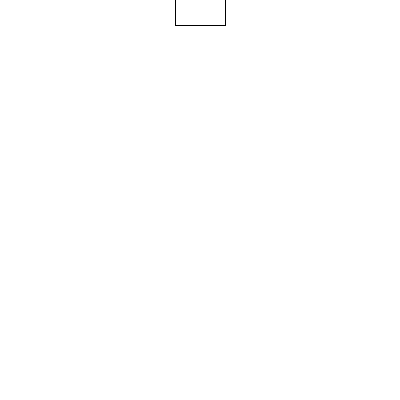
Frame 1 (no input)
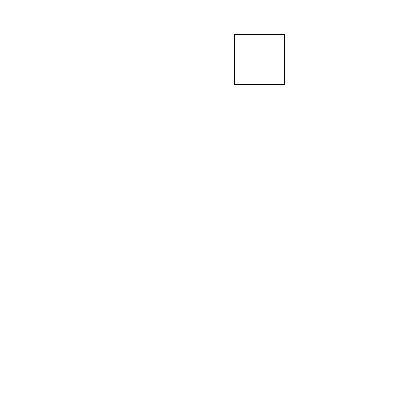
Frame 60 (the mouse pressed at the canvas centre just before this capture)
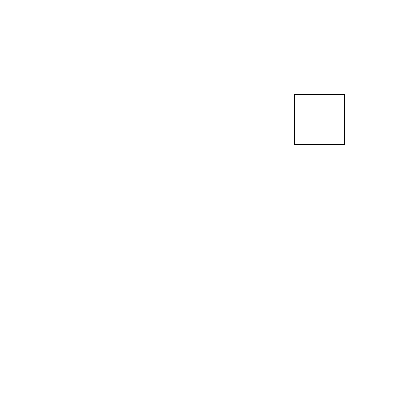
Frame 120 (the mouse held since frame 60 and released just before this capture)

The Processing sketch that drew these frames (run headless with seeded random() and noise(); from frame 60 on, the mouse is pressed at the canvas centre):

// Processing sketch: sketch_2
// ── sketch_2.pde

int v=1;
void setup(){
 size(400,400); 
  
}
float x=400*0.5;
float y=0;
void draw(){
 background(255);
 rectMode(CENTER);
 rect(x,y,50,50);
 
 if(x>width || x<0){
  //I want my box is coming back!
  v*=-1;
   
 }

 if(y>height || y<0)
  v*=-1;
  
  x+=v;
  y+=v;
}
